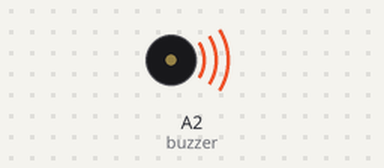
The sketch below on a simulated Arduino Uno, built with avr-gcc and run on an emulated ATmega328P. Parts: buzzer (waves = sounding, pin HIGH).

Above: at 0.1 s.
Timing chart, 0 to 1.6 s (numbered marks = the images above):
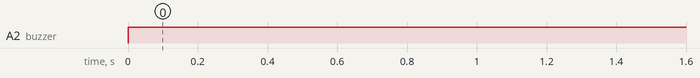

The sketch:

buzzer.ino
```cpp
int buzzer = A2;
void setup ()
{
  pinMode (buzzer, OUTPUT) ;
}
void loop ()
{
  unsigned char i, j ;
  while (1)
  {
    for (i = 0; i <80; i++) // When a frequency sound
    {
      analogWrite (buzzer, 255) ; //send tone
      delay (1500) ;
    }
  }
}
```

Measured:
- by itself, A2 (buzzer): LOW → HIGH at 0.00 s
